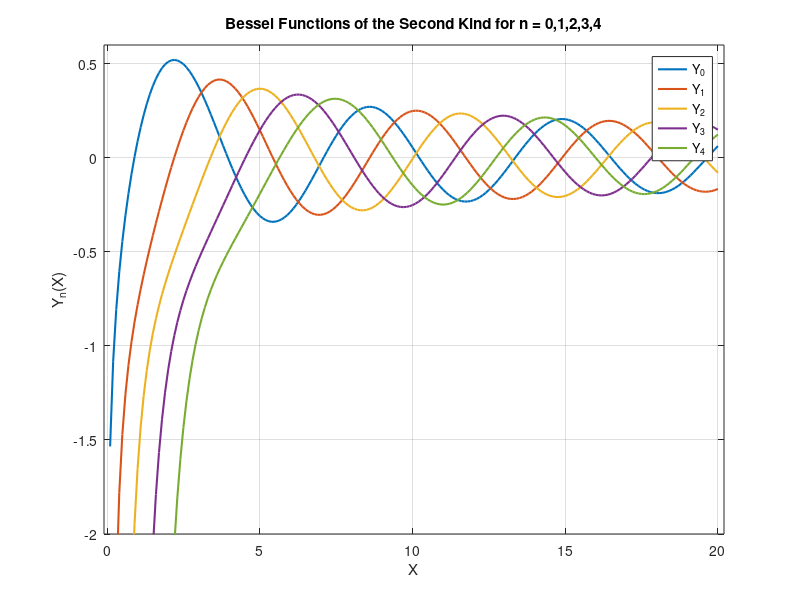

Recreate this plot in MATLAB.
X = 0:0.1:20;
Y = zeros(5,201);
for i=0:4
Y(i+1,:) = bessely(i,X);
end
figure('Position',[0 0 1024 768])
plot(X,Y,'LineWidth',1.5)
axis([-0.1 20.2 -2 0.6])
grid on;
legend('Y_0','Y_1','Y_2','Y_3','Y_4','Location','Best')
title('Bessel Functions of the Second Kind for n = 0,1,2,3,4')
xlabel('X')
ylabel('Y_n(X)')
